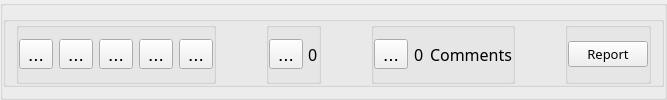
         <widget class="QGroupBox" name="likes_and_commentsGroup">
          <property name="maximumSize">
           <size>
            <width>16777215</width>
            <height>16777215</height>
           </size>
          </property>
          <property name="title">
           <string/>
          </property>
          <layout class="QVBoxLayout" name="verticalLayout_12">
           <property name="spacing">
            <number>0</number>
           </property>
           <property name="leftMargin">
            <number>0</number>
           </property>
           <property name="topMargin">
            <number>10</number>
           </property>
           <property name="rightMargin">
            <number>0</number>
           </property>
           <property name="bottomMargin">
            <number>10</number>
           </property>
           <item alignment="Qt::AlignHCenter">
            <widget class="QGroupBox" name="statGroup">
             <property name="maximumSize">
              <size>
               <width>16777215</width>
               <height>100</height>
              </size>
             </property>
             <property name="font">
              <font>
               <pointsize>14</pointsize>
              </font>
             </property>
             <property name="title">
              <string/>
             </property>
             <layout class="QHBoxLayout" name="horizontalLayout_11">
              <property name="spacing">
               <number>50</number>
              </property>
              <property name="leftMargin">
               <number>10</number>
              </property>
              <property name="topMargin">
               <number>0</number>
              </property>
              <property name="rightMargin">
               <number>10</number>
              </property>
              <property name="bottomMargin">
               <number>0</number>
              </property>
              <item alignment="Qt::AlignLeft">
               <widget class="QGroupBox" name="starsGroup">
                <property name="toolTip">
                 <string>Rate</string>
                </property>
                <property name="title">
                 <string/>
                </property>
                <layout class="QHBoxLayout" name="horizontalLayout_9">
                 <property name="leftMargin">
                  <number>0</number>
                 </property>
                 <property name="topMargin">
                  <number>0</number>
                 </property>
                 <property name="rightMargin">
                  <number>0</number>
                 </property>
                 <property name="bottomMargin">
                  <number>0</number>
                 </property>
                 <item>
                  <widget class="QToolButton" name="star1">
                   <property name="cursor">
                    <cursorShape>PointingHandCursor</cursorShape>
                   </property>
                   <property name="text">
                    <string>...</string>
                   </property>
                   <property name="icon">
                    <iconset>
                     <normaloff>imgs/star.png</normaloff>imgs/star.png</iconset>
                   </property>
                   <property name="iconSize">
                    <size>
                     <width>30</width>
                     <height>30</height>
                    </size>
                   </property>
                  </widget>
                 </item>
                 <item>
                  <widget class="QToolButton" name="star2">
                   <property name="cursor">
                    <cursorShape>PointingHandCursor</cursorShape>
                   </property>
                   <property name="text">
                    <string>...</string>
                   </property>
                   <property name="icon">
                    <iconset>
                     <normaloff>imgs/star.png</normaloff>imgs/star.png</iconset>
                   </property>
                   <property name="iconSize">
                    <size>
                     <width>30</width>
                     <height>30</height>
                    </size>
                   </property>
                  </widget>
                 </item>
                 <item>
                  <widget class="QToolButton" name="star3">
                   <property name="cursor">
                    <cursorShape>PointingHandCursor</cursorShape>
                   </property>
                   <property name="text">
                    <string>...</string>
                   </property>
                   <property name="icon">
                    <iconset>
                     <normaloff>imgs/star.png</normaloff>imgs/star.png</iconset>
                   </property>
                   <property name="iconSize">
                    <size>
                     <width>30</width>
                     <height>30</height>
                    </size>
                   </property>
                  </widget>
                 </item>
                 <item>
                  <widget class="QToolButton" name="star4">
                   <property name="cursor">
                    <cursorShape>PointingHandCursor</cursorShape>
                   </property>
                   <property name="text">
                    <string>...</string>
                   </property>
                   <property name="icon">
                    <iconset>
                     <normaloff>imgs/star.png</normaloff>imgs/star.png</iconset>
                   </property>
                   <property name="iconSize">
                    <size>
                     <width>30</width>
                     <height>30</height>
                    </size>
                   </property>
                  </widget>
                 </item>
                 <item>
                  <widget class="QToolButton" name="star5">
                   <property name="cursor">
                    <cursorShape>PointingHandCursor</cursorShape>
                   </property>
                   <property name="text">
                    <string>...</string>
                   </property>
                   <property name="icon">
                    <iconset>
                     <normaloff>imgs/star.png</normaloff>imgs/star.png</iconset>
                   </property>
                   <property name="iconSize">
                    <size>
                     <width>30</width>
                     <height>30</height>
                    </size>
                   </property>
                  </widget>
                 </item>
                </layout>
               </widget>
              </item>
              <item alignment="Qt::AlignLeft">
               <widget class="QGroupBox" name="likeGroup">
                <property name="minimumSize">
                 <size>
                  <width>0</width>
                  <height>0</height>
                 </size>
                </property>
                <property name="maximumSize">
                 <size>
                  <width>16777215</width>
                  <height>16777215</height>
                 </size>
                </property>
                <property name="toolTip">
                 <string>Likes</string>
                </property>
                <property name="title">
                 <string/>
                </property>
                <layout class="QHBoxLayout" name="horizontalLayout_10">
                 <property name="spacing">
                  <number>5</number>
                 </property>
                 <property name="leftMargin">
                  <number>0</number>
                 </property>
                 <property name="topMargin">
                  <number>0</number>
                 </property>
                 <property name="rightMargin">
                  <number>0</number>
                 </property>
                 <property name="bottomMargin">
                  <number>0</number>
                 </property>
                 <item alignment="Qt::AlignHCenter">
                  <widget class="QToolButton" name="likeBtn">
                   <property name="cursor">
                    <cursorShape>PointingHandCursor</cursorShape>
                   </property>
                   <property name="text">
                    <string>...</string>
                   </property>
                   <property name="icon">
                    <iconset>
                     <normaloff>imgs/like.png</normaloff>imgs/like.png</iconset>
                   </property>
                   <property name="iconSize">
                    <size>
                     <width>30</width>
                     <height>30</height>
                    </size>
                   </property>
                  </widget>
                 </item>
                 <item alignment="Qt::AlignHCenter">
                  <widget class="QLabel" name="likes_count">
                   <property name="font">
                    <font>
                     <family>Kozuka Gothic Pr6N B</family>
                     <pointsize>12</pointsize>
                    </font>
                   </property>
                   <property name="text">
                    <string>0</string>
                   </property>
                  </widget>
                 </item>
                </layout>
               </widget>
              </item>
              <item>
               <widget class="QGroupBox" name="commentBox">
                <property name="minimumSize">
                 <size>
                  <width>0</width>
                  <height>0</height>
                 </size>
                </property>
                <property name="maximumSize">
                 <size>
                  <width>16777215</width>
                  <height>16777215</height>
                 </size>
                </property>
                <property name="cursor">
                 <cursorShape>ArrowCursor</cursorShape>
                </property>
                <property name="toolTip">
                 <string>Comments</string>
                </property>
                <property name="title">
                 <string/>
                </property>
                <layout class="QHBoxLayout" name="horizontalLayout_12">
                 <property name="leftMargin">
                  <number>0</number>
                 </property>
                 <property name="topMargin">
                  <number>0</number>
                 </property>
                 <property name="rightMargin">
                  <number>0</number>
                 </property>
                 <property name="bottomMargin">
                  <number>0</number>
                 </property>
                 <item alignment="Qt::AlignHCenter">
                  <widget class="QToolButton" name="comment_btn">
                   <property name="cursor">
                    <cursorShape>PointingHandCursor</cursorShape>
                   </property>
                   <property name="text">
                    <string>...</string>
                   </property>
                   <property name="iconSize">
                    <size>
                     <width>30</width>
                     <height>30</height>
                    </size>
                   </property>
                  </widget>
                 </item>
                 <item alignment="Qt::AlignHCenter">
                  <widget class="QLabel" name="comment_num">
                   <property name="font">
                    <font>
                     <family>Kozuka Gothic Pr6N B</family>
                     <pointsize>12</pointsize>
                    </font>
                   </property>
                   <property name="text">
                    <string>0</string>
                   </property>
                  </widget>
                 </item>
                 <item alignment="Qt::AlignHCenter">
                  <widget class="QLabel" name="comment_text">
                   <property name="font">
                    <font>
                     <family>Kozuka Gothic Pr6N B</family>
                     <pointsize>12</pointsize>
                    </font>
                   </property>
                   <property name="text">
                    <string>Comments</string>
                   </property>
                  </widget>
                 </item>
                </layout>
               </widget>
              </item>
              <item alignment="Qt::AlignRight">
               <widget class="QGroupBox" name="reportBtnGroup">
                <property name="title">
                 <string/>
                </property>
                <layout class="QHBoxLayout" name="horizontalLayout_8">
                 <property name="spacing">
                  <number>40</number>
                 </property>
                 <property name="leftMargin">
                  <number>0</number>
                 </property>
                 <property name="topMargin">
                  <number>0</number>
                 </property>
                 <property name="rightMargin">
                  <number>0</number>
                 </property>
                 <property name="bottomMargin">
                  <number>0</number>
                 </property>
                 <item>
                  <widget class="QPushButton" name="report_btn">
                   <property name="maximumSize">
                    <size>
                     <width>200</width>
                     <height>16777215</height>
                    </size>
                   </property>
                   <property name="font">
                    <font>
                     <family>Kozuka Gothic Pr6N B</family>
                     <pointsize>10</pointsize>
                    </font>
                   </property>
                   <property name="cursor">
                    <cursorShape>PointingHandCursor</cursorShape>
                   </property>
                   <property name="toolTip">
                    <string>Report</string>
                   </property>
                   <property name="text">
                    <string>Report</string>
                   </property>
                  </widget>
                 </item>
                </layout>
               </widget>
              </item>
             </layout>
            </widget>
           </item>
           <item>
            <widget class="QGroupBox" name="commentsgroup">
             <property name="minimumSize">
              <size>
               <width>0</width>
               <height>0</height>
              </size>
             </property>
             <property name="maximumSize">
              <size>
               <width>16777215</width>
               <height>0</height>
              </size>
             </property>
             <property name="title">
              <string>GroupBox</string>
             </property>
             <layout class="QVBoxLayout" name="verticalLayout_23">
              <property name="spacing">
               <number>0</number>
              </property>
              <property name="leftMargin">
               <number>0</number>
              </property>
              <property name="topMargin">
               <number>0</number>
              </property>
              <property name="rightMargin">
               <number>0</number>
              </property>
              <property name="bottomMargin">
               <number>0</number>
              </property>
              <item>
               <widget class="QGroupBox" name="groupBox_9">
                <property name="title">
                 <string>GroupBox</string>
                </property>
                <layout class="QHBoxLayout" name="horizontalLayout_19">
                 <property name="spacing">
                  <number>0</number>
                 </property>
                 <property name="leftMargin">
                  <number>0</number>
                 </property>
                 <property name="topMargin">
                  <number>0</number>
                 </property>
                 <property name="rightMargin">
                  <number>0</number>
                 </property>
                 <property name="bottomMargin">
                  <number>0</number>
                 </property>
                 <item>
                  <widget class="QScrollArea" name="scrollArea">
                   <property name="widgetResizable">
                    <bool>true</bool>
                   </property>
                   <widget class="QWidget" name="commentsScroll">
                    <property name="geometry">
                     <rect>
                      <x>0</x>
                      <y>0</y>
                      <width>1070</width>
                      <height>40</height>
                     </rect>
                    </property>
                    <layout class="QVBoxLayout" name="comments_v_layout">
                     <property name="spacing">
                      <number>20</number>
                     </property>
                     <property name="leftMargin">
                      <number>20</number>
                     </property>
                     <property name="topMargin">
                      <number>20</number>
                     </property>
                     <property name="rightMargin">
                      <number>20</number>
                     </property>
                     <property name="bottomMargin">
                      <number>20</number>
                     </property>
                    </layout>
                   </widget>
                  </widget>
                 </item>
                </layout>
               </widget>
              </item>
              <item>
               <widget class="QGroupBox" name="groupBox_10">
                <property name="minimumSize">
                 <size>
                  <width>0</width>
                  <height>80</height>
                 </size>
                </property>
                <property name="maximumSize">
                 <size>
                  <width>16777215</width>
                  <height>80</height>
                 </size>
                </property>
                <property name="title">
                 <string/>
                </property>
                <layout class="QHBoxLayout" name="horizontalLayout_16">
                 <item>
                  <widget class="QToolButton" name="sendCommentBtn">
                   <property name="cursor">
                    <cursorShape>PointingHandCursor</cursorShape>
                   </property>
                   <property name="text">
                    <string>...</string>
                   </property>
                   <property name="icon">
                    <iconset>
                     <normaloff>imgs/send.png</normaloff>imgs/send.png</iconset>
                   </property>
                   <property name="iconSize">
                    <size>
                     <width>20</width>
                     <height>20</height>
                    </size>
                   </property>
                   <property name="shortcut">
                    <string>Return</string>
                   </property>
                  </widget>
                 </item>
                 <item>
                  <widget class="QLineEdit" name="commentLine">
                   <property name="minimumSize">
                    <size>
                     <width>0</width>
                     <height>40</height>
                    </size>
                   </property>
                   <property name="font">
                    <font>
                     <family>Kozuka Gothic Pr6N B</family>
                    </font>
                   </property>
                   <property name="styleSheet">
                    <string notr="true">background-color:#444;
border-radius:10px;
color: rgb(255, 255, 255);</string>
                   </property>
                   <property name="placeholderText">
                    <string>comment as webGhoul...</string>
                   </property>
                  </widget>
                 </item>
                </layout>
               </widget>
              </item>
             </layout>
            </widget>
           </item>
          </layout>
         </widget>
